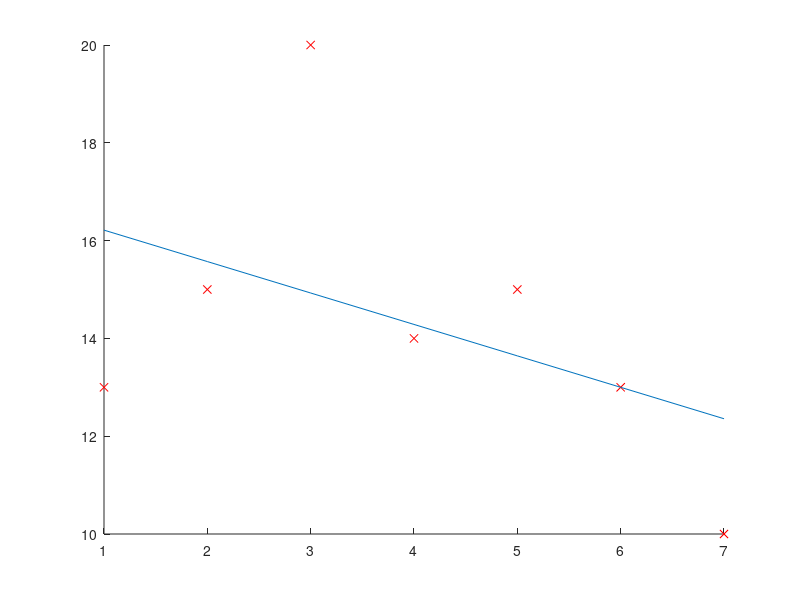

Write MATLAB code to recreate this figure.
function r=pb1
  x=[1,2,3,4,5,6,7];
  f=[13,15,20,14,15,13,10];
  a=0;
  b=0;
  m=length(x);
  p1=0;
  p2=0;
  p3=0;
  p4=0;
  for i= 1:m
    p1=p1+x(i)*f(i);
    p2=p2+x(i);
    p3=p3+f(i);
    p4=p4+x(i).^2;
  endfor
  a=(m*p1-p2*p3)./(m*p4-p2.^2)
  b=(p4*p3-p1*p2)./(m*p4-p2.^2)
  result=a*8+b
  approx=sum((f-a*x-b).^2)
  hold on;
  plot(x,f,'xr');
  r=[];
  for i= 1:m
    r=[r a*x(i)+b];
  endfor
  plot(x,r);
  hold off;
endfunction